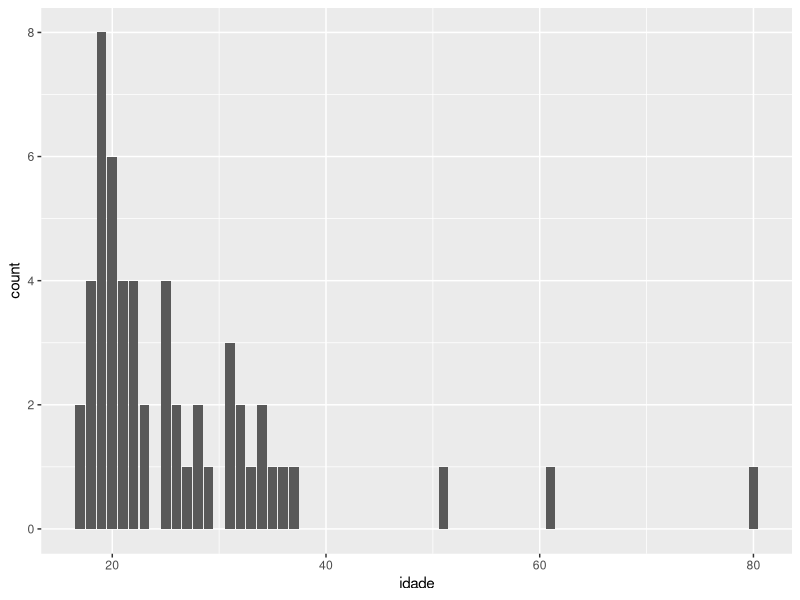
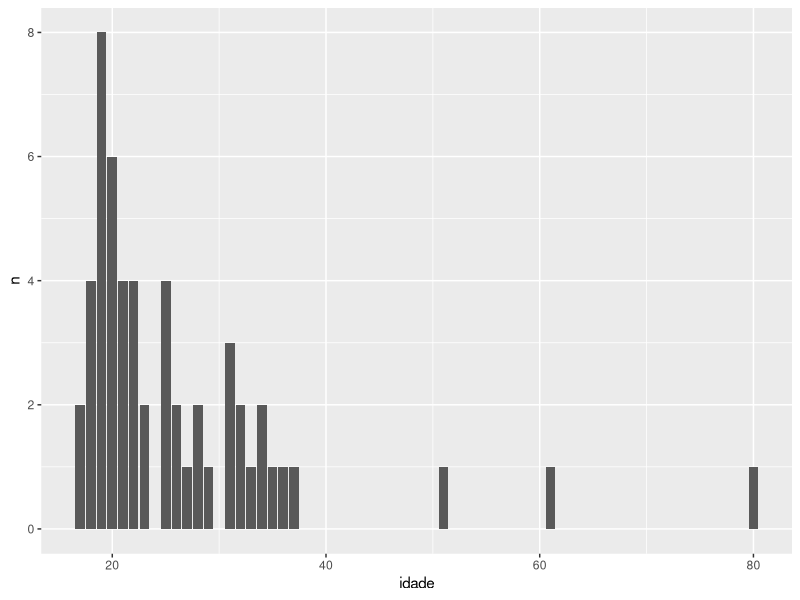
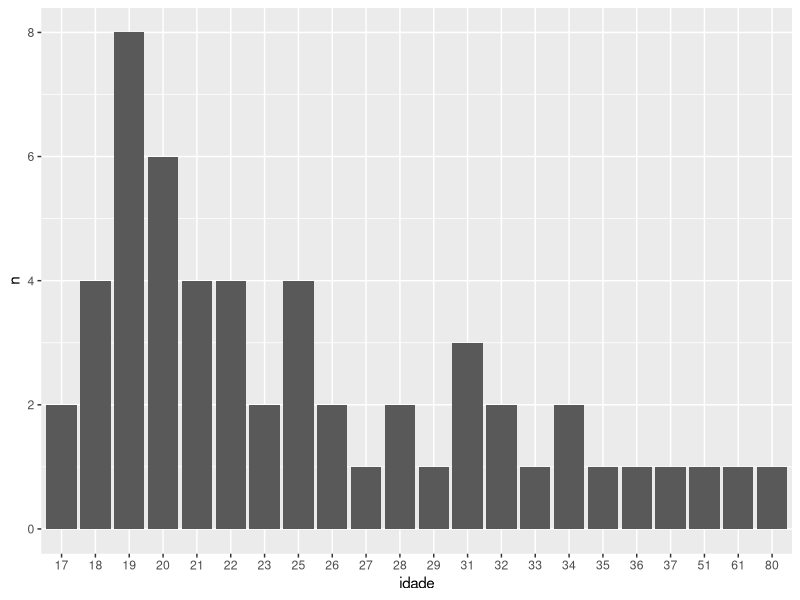
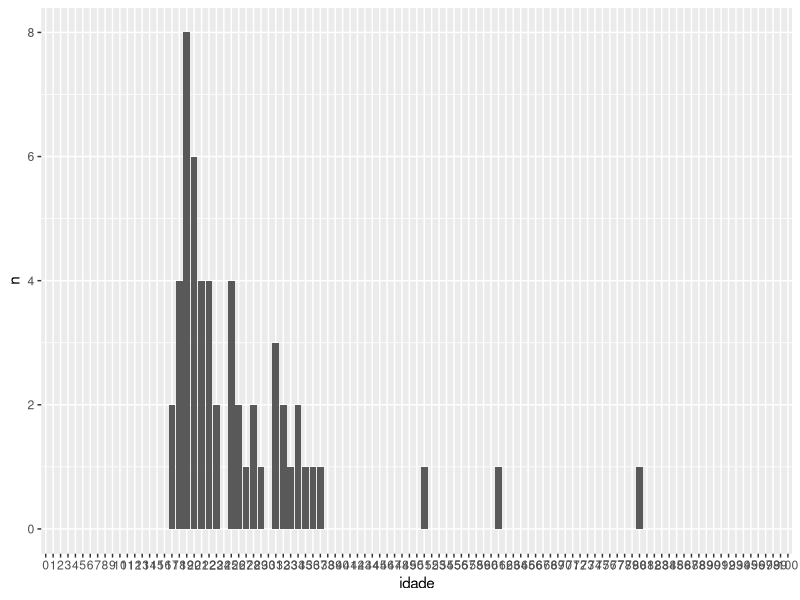
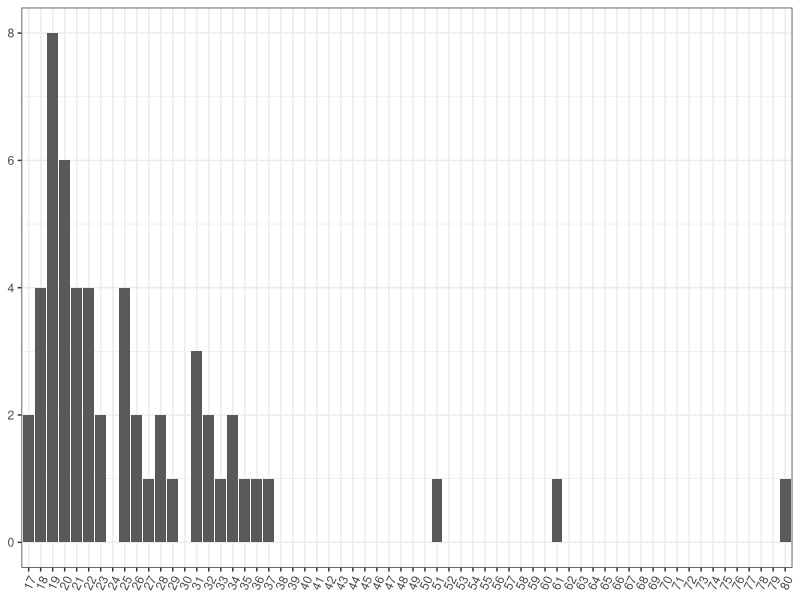
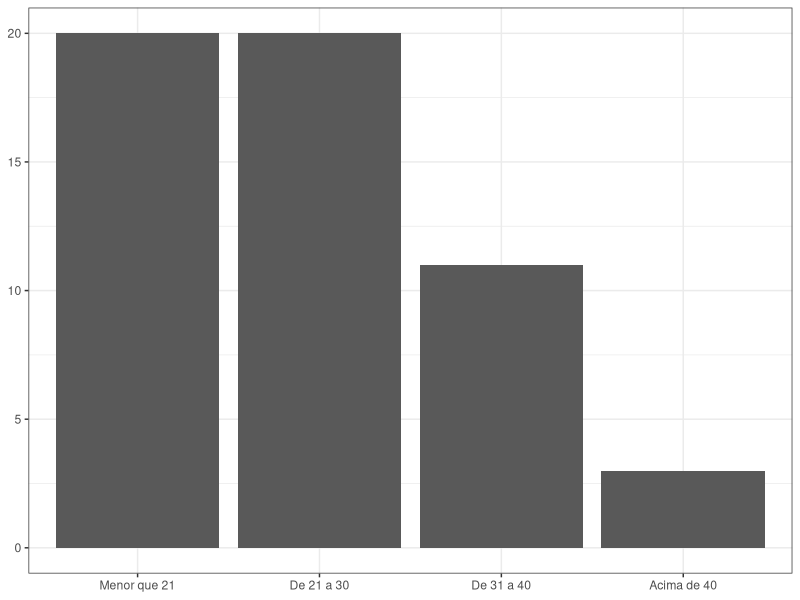
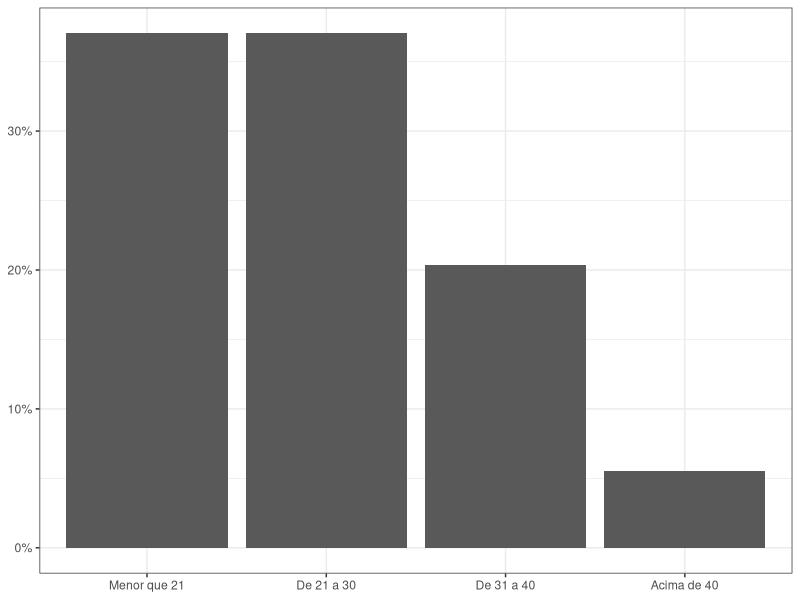
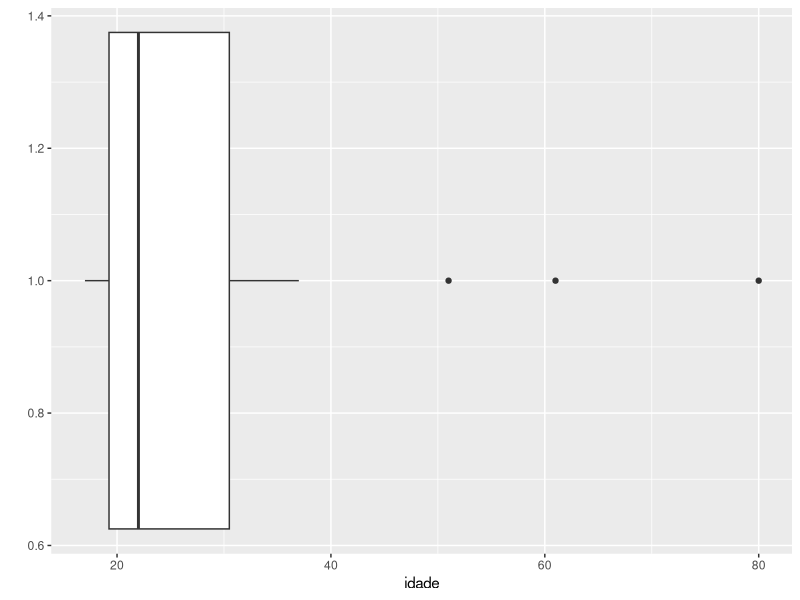

The R source for these figures, in order:
## ---- chunk 1
knitr::opts_chunk$set(echo = TRUE)
## ---- chunk 2
# você deve carregar os pacotes nesse code chunk
library(tidyverse)
library(here)
## ---- chunk 3
# preparando dados
class_profile <- read_csv(here("data", "perfil-turma.csv"))

# ajustando nomes de variaveis
oldnames <- names(class_profile) 
newnames <- c("idade", "escolaridade", "ocupacao", "area")

class_profile <- class_profile %>% rename_at(vars(oldnames), ~ newnames)
## ---- chunk 4
class_profile %>% select(idade) %>% 
  ggplot() + 
  geom_bar(mapping = aes(x = idade))
## ---- chunk 5
class_profile %>% select(idade) %>% 
  group_by(idade) %>% summarise(n = n()) %>%
  ggplot(aes(idade, n)) + 
  geom_bar(stat = "identity")
## ---- chunk 6
class_profile %>% select(idade) %>% 
  mutate(idade = factor(idade)) %>%
  group_by(idade) %>% summarise(n = n()) %>%
  ggplot(aes(idade, n)) + 
  geom_bar(stat = "identity")

## ---- chunk 7
class_profile %>% select(idade) %>% 
  mutate(idade = factor(idade, levels = c(0:100))) %>%
  group_by(idade) %>% summarise(n = n()) %>%
  ggplot(aes(idade, n)) + 
  geom_bar(stat = "identity") +
    scale_x_discrete(drop=FALSE) 
## ---- chunk 8
class_profile %>% select(idade) %>% 
  mutate(idade = factor(idade, levels = c(min(idade):max(idade)))) %>%
  group_by(idade) %>% summarise(n = n()) %>%
  ggplot(aes(idade, n)) + 
  geom_bar(stat = "identity") +
    scale_x_discrete(drop=FALSE) +
    theme_bw() + 
  theme(legend.title = element_blank(),
        axis.title.x = element_blank(), 
        axis.title.y = element_blank(),
        axis.text.x = element_text(angle = 65,
                                   hjust = 1,
                                   vjust = 1))

## ---- chunk 9
class_profile %>% select(idade) %>% 
  mutate(idade_fx = case_when(idade <= 20 ~ "Menor que 21",
                              idade >= 20 & idade < 30 ~ "De 21 a 30",
                              idade >= 30 & idade < 40 ~ "De 31 a 40",
                              TRUE ~ "Acima de 40")) %>%
  group_by(idade_fx) %>% summarise(n = n()) %>%
  mutate(idade_fx = factor(idade_fx, levels = c("Menor que 21", "De 21 a 30", "De 31 a 40", "Acima de 40"))) %>%
  ggplot(aes(idade_fx, n)) + 
  geom_bar(stat = "identity") +
  theme_bw() + 
  theme(legend.title = element_blank(),
        axis.title.x = element_blank(), 
        axis.title.y = element_blank())

## ---- chunk 10
class_profile %>% select(idade) %>% 
  mutate(idade_fx = case_when(idade <= 20 ~ "Menor que 21",
                              idade >= 20 & idade < 30 ~ "De 21 a 30",
                              idade >= 30 & idade < 40 ~ "De 31 a 40",
                              TRUE ~ "Acima de 40")) %>%
  mutate(idade_fx = factor(idade_fx, levels = c("Menor que 21", "De 21 a 30", "De 31 a 40", "Acima de 40"))) %>%
  ggplot(aes(idade_fx)) + 
  geom_bar(aes(y = (..count..)/sum(..count..))) + 
          scale_y_continuous(labels=scales::percent) +
  theme_bw() + 
  theme(legend.title = element_blank(),
        axis.title.x = element_blank(), 
        axis.title.y = element_blank())

## ---- chunk 11
class_profile %>% select(idade) %>%
ggplot(aes(x=1, idade)) +
  geom_boxplot() +
  coord_flip() +
  labs(y = "idade", x = "")

## ---- chunk 12
n_resp <- class_profile %>% select(escolaridade) %>% drop_na() %>% count()

class_profile %>% select(escolaridade) %>% 
  mutate(escolaridade = factor(escolaridade, levels = c("Graduação", "Especialização", 
                                                        "Mestrado", "Doutorado", 
                                                        "Pós-doutorado"))) %>%
  ggplot(aes(escolaridade)) + 
  geom_bar(aes(y = (..count..)/sum(..count..))) + 
          scale_y_continuous(labels=scales::percent) +
  theme_bw() + 
  ggtitle(paste(n_resp, "responses", sep = " ")) +
  theme(legend.title = element_blank(),
        axis.title.x = element_blank(), 
        axis.title.y = element_blank())

## ---- chunk 13
n_resp <- class_profile %>% select(escolaridade) %>% drop_na() %>% count()

fct_ordem <- class_profile %>% count(escolaridade) %>% arrange(desc(n)) %>% select(escolaridade)

class_profile %>% select(escolaridade) %>% 
  mutate(escolaridade = factor(escolaridade, levels = fct_ordem$escolaridade)) %>%
  ggplot(aes(escolaridade)) + 
  geom_bar(aes(y = (..count..)/sum(..count..))) + 
          scale_y_continuous(labels=scales::percent) +
  theme_bw() + 
  ggtitle(paste(n_resp, "responses", sep = " ")) +
  theme(legend.title = element_blank(),
        axis.title.x = element_blank(), 
        axis.title.y = element_blank())

## ---- chunk 14
n_resp <- class_profile %>% select(area) %>% drop_na() %>% count()

fct_ordem <- class_profile %>% count(area) %>% arrange(desc(n)) %>% select(area)

class_profile %>% select(area) %>% 
  mutate(area = factor(area, levels = fct_ordem$area)) %>%
  ggplot(aes(area)) + 
  geom_bar(aes(y = (..count..)/sum(..count..))) + 
  scale_y_continuous(labels=scales::percent, breaks = seq(0, 1, .1)) +
  theme_bw() + 
  ggtitle(paste(n_resp, "responses", sep = " ")) +
  theme(legend.title = element_blank(),
        axis.title.x = element_blank(), 
        axis.title.y = element_blank(),
                axis.text.x = element_text(angle = 65,
                                   hjust = 1,
                                   vjust = 1))

## ---- chunk 15
n_resp <- class_profile %>% select(ocupacao) %>% drop_na() %>% count()

fct_ordem <- class_profile %>% count(ocupacao) %>% arrange(desc(n)) %>% select(ocupacao)

class_profile %>% select(ocupacao) %>% 
  mutate(ocupacao = factor(ocupacao, levels = fct_ordem$ocupacao)) %>%
  ggplot(aes(ocupacao)) + 
  geom_bar(aes(y = (..count..)/sum(..count..))) + 
  scale_y_continuous(labels=scales::percent, breaks = seq(0, 1, .1)) +
  theme_bw() + 
  ggtitle(paste(n_resp, "responses", sep = " ")) +
  theme(legend.title = element_blank(),
        axis.title.x = element_blank(), 
        axis.title.y = element_blank(),
                axis.text.x = element_text(angle = 65,
                                   hjust = 1,
                                   vjust = 1))

